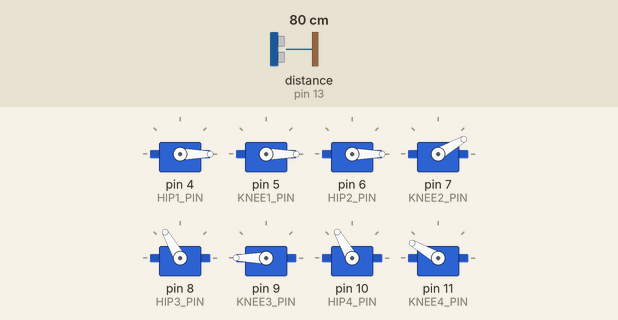
Recording of a sketch running on a simulated Arduino Uno, built with avr-gcc and run on an emulated ATmega328P. On the bench: 8 × servo. Wiring (inferred from the names in the program): ultrasonic range finder: trigger pin 12; echo pin 13. The inputs (shaded band) are chosen by the test bench; at power-on: distance to the obstacle (sensor on pin 13) 80 cm. The echo pulse lasts 58.3 µs per cm; what the sketch prints to the serial monitor is not drawn.

Above: at 2.4 s.
2.5 s: distance to the obstacle (sensor on pin 13) set to 23 cm
6.0 s: distance to the obstacle (sensor on pin 13) set to 20 cm
At 6.8 s:
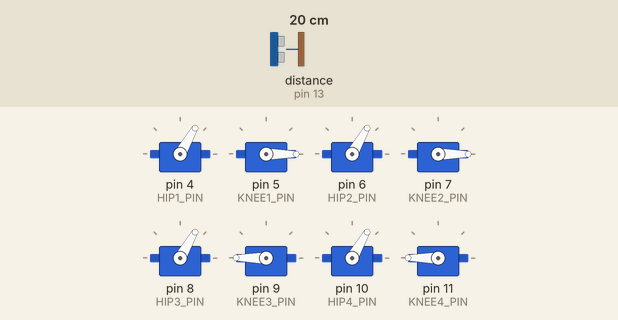
9.6 s: distance to the obstacle (sensor on pin 13) set to 35 cm
13.1 s: distance to the obstacle (sensor on pin 13) set to 2 cm
At 14.18 s:
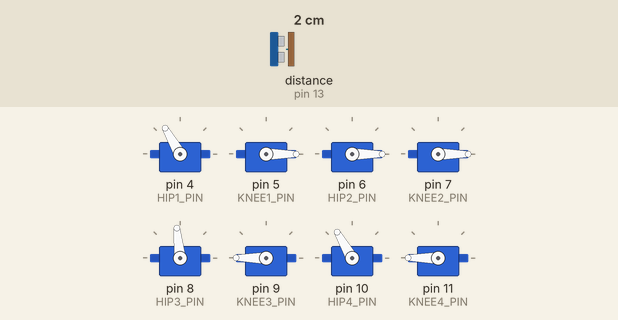
16.6 s: distance to the obstacle (sensor on pin 13) set to 250 cm
At 18.89 s:
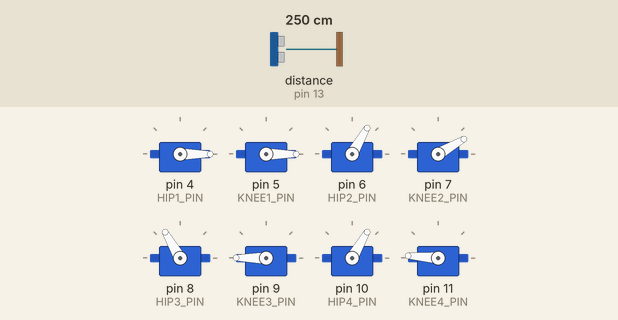
23.8 s: distance to the obstacle (sensor on pin 13) set to 4 cm
At 24.23 s:
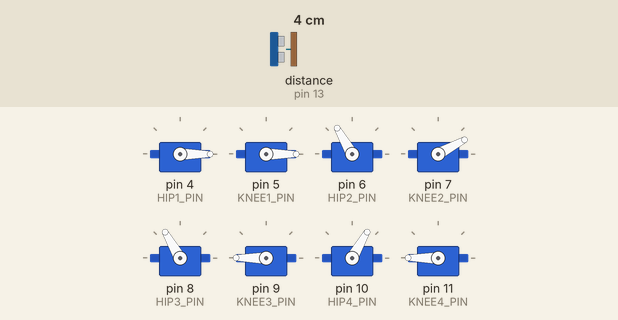
Timing chart, 0 to 32.0 s (numbered marks = the images above; inputs shaded):
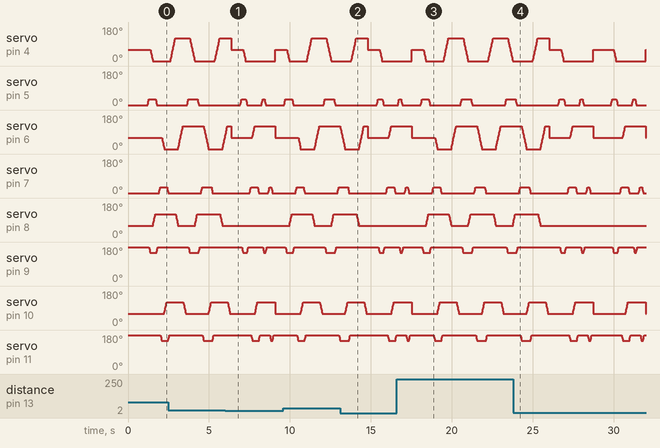

Measured:
- the behaviour switches between 22 and 21 cm on distance to the obstacle (sensor on pin 13) (found by bisection; images 0 and 1)
- after the input at 6.0 s, servo on pin 8 (HIP3_PIN): stays 60° (without the input it goes to 68° after 0.88 s)
- after the input at 13.1 s, servo on pin 8 (HIP3_PIN): goes on until 14.3 s, then stays 60°
- after the input at 23.8 s, servo on pin 8 (HIP3_PIN): goes on until 25.5 s, then stays 60°

The sketch:

project_code.ino
```cpp
#include <Servo.h>

// ==================== Servos ====================
Servo hip1, knee1;
Servo hip2, knee2;
Servo hip3, knee3;
Servo hip4, knee4;

// ==================== Pins ====================
#define HIP1_PIN  4
#define KNEE1_PIN 5
#define HIP2_PIN  6
#define KNEE2_PIN 7
#define HIP3_PIN  8
#define KNEE3_PIN 9
#define HIP4_PIN  10
#define KNEE4_PIN 11

// ==================== Ultrasonic ====================
#define FRONT_TRIG  12
#define FRONT_ECHO  13
const int OBSTACLE_DIST = 20;

// ==================== LEG CALIBRATION ====================
const int L1_HIP_FORWARD = 0;
const int L1_HIP_BACK    = 120;
const int L1_HIP_NEUTRAL = 60;

const int L2_HIP_FORWARD = 0;
const int L2_HIP_BACK    = 120;
const int L2_HIP_NEUTRAL = 60;

const int L3_HIP_FORWARD = 120;
const int L3_HIP_BACK    = 60;
const int L3_HIP_NEUTRAL = 60;

const int L4_HIP_FORWARD = 120;
const int L4_HIP_BACK    = 60;
const int L4_HIP_NEUTRAL = 60;

// Knees
const int L1_KNEE_DOWN = 0;
const int L2_KNEE_DOWN = 0;
const int L3_KNEE_DOWN = 180;
const int L4_KNEE_DOWN = 180;

const int L1_KNEE_UP = 30;
const int L2_KNEE_UP = 30;
const int L3_KNEE_UP = 150;
const int L4_KNEE_UP = 150;

// ==================== Smooth ====================
int speedDelay = 10;
int stepSize = 4;

void smoothMove(Servo &servo, int target) {
  int current = servo.read();

  if (current < target) {
    for (int pos = current; pos <= target; pos += stepSize) {
      servo.write(pos);
      delay(speedDelay);
    }
  } else {
    for (int pos = current; pos >= target; pos -= stepSize) {
      servo.write(pos);
      delay(speedDelay);
    }
  }
  servo.write(target);
}

// ==================== Stand ====================
void stand() {
  knee1.write(L1_KNEE_DOWN);
  knee2.write(L2_KNEE_DOWN);
  knee3.write(L3_KNEE_DOWN);
  knee4.write(L4_KNEE_DOWN);

  hip1.write(L1_HIP_NEUTRAL);
  hip2.write(L2_HIP_NEUTRAL);
  hip3.write(L3_HIP_NEUTRAL);
  hip4.write(L4_HIP_NEUTRAL);

  delay(400);
}

// ==================== Ultrasonic ====================
long getDistance() {
  digitalWrite(FRONT_TRIG, LOW);
  delayMicroseconds(2);
  digitalWrite(FRONT_TRIG, HIGH);
  delayMicroseconds(10);
  digitalWrite(FRONT_TRIG, LOW);

  long duration = pulseIn(FRONT_ECHO, HIGH, 30000);
  if (duration == 0) return 999;

  return duration * 0.034 / 2;
}

// ==================== WALK ====================
bool walkForwardCycle() {

  // Pair 1
  smoothMove(knee1, L1_KNEE_UP);
  smoothMove(knee3, L3_KNEE_UP);

  smoothMove(hip1, L1_HIP_FORWARD);
  smoothMove(hip3, L3_HIP_FORWARD);

  smoothMove(knee1, L1_KNEE_DOWN);
  smoothMove(knee3, L3_KNEE_DOWN);

  delay(60);

  // Pair 2
  smoothMove(knee2, L2_KNEE_UP);
  smoothMove(knee4, L4_KNEE_UP);

  smoothMove(hip2, L2_HIP_FORWARD);
  smoothMove(hip4, L4_HIP_FORWARD);

  smoothMove(knee2, L2_KNEE_DOWN);
  smoothMove(knee4, L4_KNEE_DOWN);

  delay(60);

  // 🔥 FIXED PUSH (متوازن)
  smoothMove(hip1, L1_HIP_BACK);
  smoothMove(hip3, L3_HIP_BACK);

  smoothMove(hip2, L2_HIP_BACK);
  smoothMove(hip4, L4_HIP_BACK);

  delay(80);

  return true;
}

// ==================== TURN RIGHT ====================
void turnRightCycle() {

  smoothMove(knee1, L1_KNEE_UP);
  smoothMove(knee3, L3_KNEE_UP);

  smoothMove(hip1, L1_HIP_FORWARD);
  smoothMove(hip3, L3_HIP_BACK);

  smoothMove(knee1, L1_KNEE_DOWN);
  smoothMove(knee3, L3_KNEE_DOWN);

  delay(80);

  smoothMove(knee2, L2_KNEE_UP);
  smoothMove(knee4, L4_KNEE_UP);

  // ✅ FIXED TYPO HERE
  smoothMove(hip2, L2_HIP_BACK);
  smoothMove(hip4, L4_HIP_FORWARD);

  smoothMove(knee2, L2_KNEE_DOWN);
  smoothMove(knee4, L4_KNEE_DOWN);

  delay(80);
}

// ==================== OBSTACLE ====================
void avoidObstacle() {
  stand();
  delay(150);

  for (int i = 0; i < 2; i++) {
    turnRightCycle();
  }

  stand();
  delay(150);
}

// ==================== SETUP ====================
void setup() {
  Serial.begin(9600);

  hip1.attach(HIP1_PIN); knee1.attach(KNEE1_PIN);
  hip2.attach(HIP2_PIN); knee2.attach(KNEE2_PIN);
  hip3.attach(HIP3_PIN); knee3.attach(KNEE3_PIN);
  hip4.attach(HIP4_PIN); knee4.attach(KNEE4_PIN);
  pinMode(FRONT_TRIG, OUTPUT);
  pinMode(FRONT_ECHO, INPUT);

  stand();
  delay(800);

  Serial.println("Robot Ready");
}

// ==================== LOOP ====================
void loop() {

  long dist = getDistance();

  if (dist <= OBSTACLE_DIST) {
    avoidObstacle();
  } else {
    walkForwardCycle();
  }
}
```
